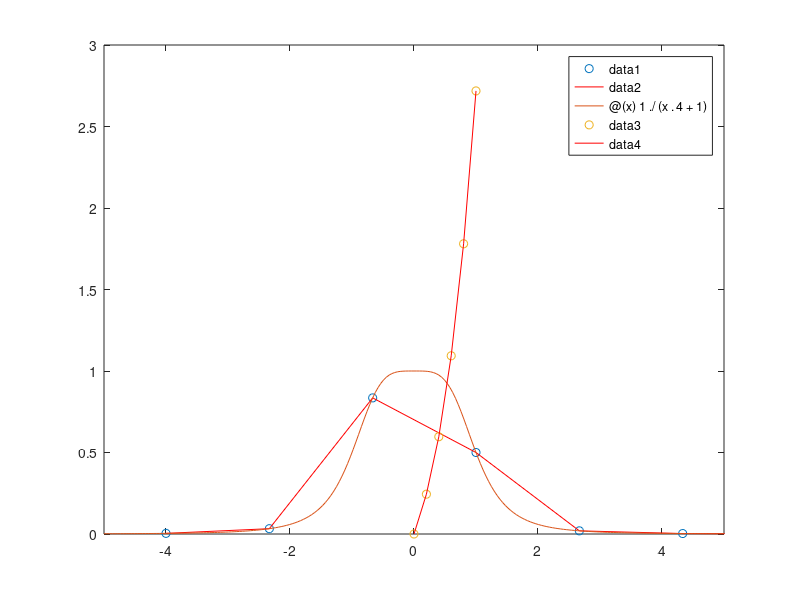
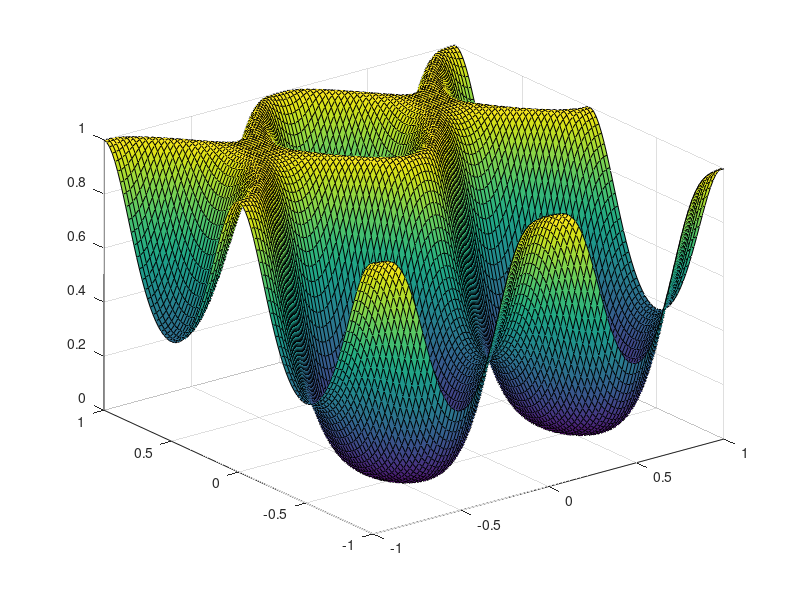
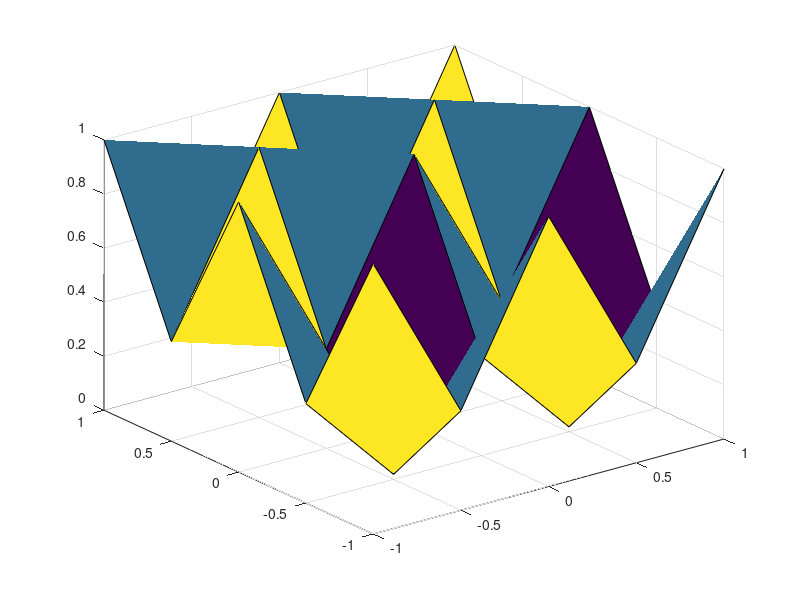
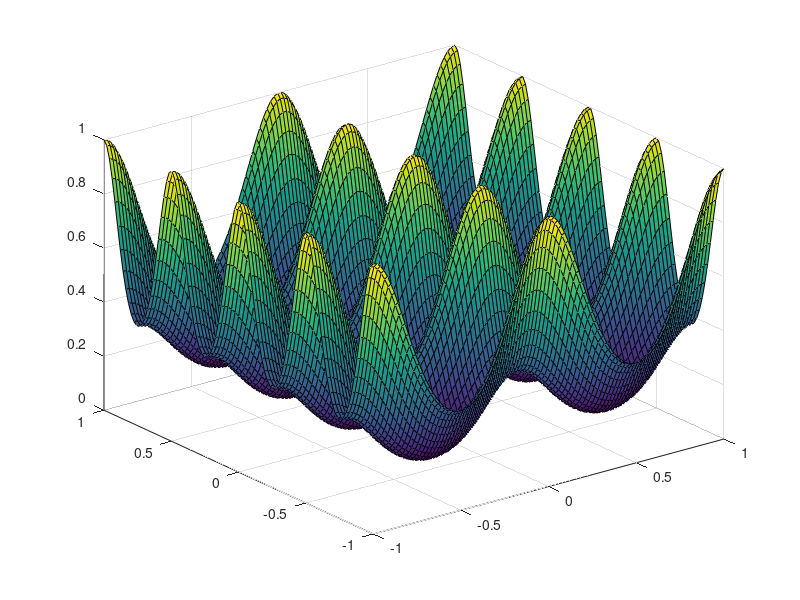

Here is the MATLAB script that generated these plots, in order: (Note: this script raises an error after producing the figures.)
%%
clear all
clc
close all

n=256;
alfa=2;
x=alfa*ones(1,n);
c1=ones(1,n-1);
A=diag(x)+diag(c1,1)+diag(c1,-1);
A(1,n)=0.01;
A(n,1)=0.01;

x=ones(1,n)';
b=A*x;
pcg(A,b,1.0e-06,n)

L=ichol(sparse(A));
P = L * L';
pcg(sparse(A), b, 1e-6, n, P)
%%
clear all
clc
close all

A=[-1,-4,-8;2,6,-8;-9,4,-9];
b=[-10;-2;3];
x0=zeros(1,3)';
D=diag(diag(A));
C=A-D;
B=-inv(D)*C;
rho=max(abs(eigs(B)));
for k=1:9
    x=D\(b-C*x0);
    x0=x;
end
x
%%
clear all
clc
close all

f = @(x) x^4*cos(pi*x);
df = @(x) 4*x^3*cos(pi*x) - pi*x^4*sin(pi*x);
x0 = 2;
for k=1:6
    x=x0-f(x0)/df(x0);
    x0=x;
end
x0

%%
clear all
clc
close all

f = @(x) 1/(x^2+sin(x)+1);
x0 = 0;
for k=1:100
    x=f(x0);
    e(k)=abs(x-x0);
    x0=x;
end
abs(e(10))/abs(e(9))
p=log(e(2:end))./log(e(1:end-1));
p'

%%
clear all
clc
close all

f = @(x) exp(-x^2/3);
x0=1;
for k=1:5
    x=f(x0);
    x0=x;
end
x0;

%%
clear all
clc
close all

f = @(x) log(x)-2;
df = @(x) 1/x;
x0=3;
for k=1:5
    x=x0-f(x0)/df(x0);
    x0=x;
end
x0

%%
clear all
clc
close all

f = @(x) x^3-2;
a=-1;
b=3;
fa=f(a);
fb=f(b);
x=(a+b)/2;
fx=f(x);
for k=1:3
    if fa*fx<0
        b=x;
    else
        a=x;
        fa=fx;
    end
    x=(a+b)/2;
    fx=f(x);
end
a
b

%%
clear all
clc
close all

f = @(x) x^4+4*x;
a=-1;
b=2;
x0=2;
x1=1;
for k=1:4
    x=x1-f(x1)*(x1-x0)/(f(x1)-f(x0));
    x0=x1;
    x1=x;
end
x

%%
clear all
clc
close all

f = @(x) (1/3)*x^3+3*x+2*sin(x)+pi;
a=-1;
b=0;
x=(a+b)/2;
fa=f(a);
fx=f(x);
for k=1:12
    if fa*fx<0
        b=x;
    else
        a=x;
        fa=fx;
    end
    x=(a+b)/2;
    fx=f(x);
end
x

%%
clear all
clc
close all

f = @(x) x^4+4*x;
df = @(x) 4*x^3+4;
a=-1;
b=4;
x0=2;
for k=1:5
    x=x0-f(x0)/df(x0);
    x0=x;
end
x0

%%
clear all
clc
close all

f = @(x) exp(-x+2);
a=3;
b=8;
m=98;
h=(b-a)/(2*m);
x=linspace(a,b,2*m+1);
y=f(x);
I=h/3*(y(1)+4*sum(y(2:2:2*m))+2*sum(y(3:2:2*m-1))+y(2*m+1))

%%
clear all
clc
close all

f = @(x) 1./(x.^4+1);
a=-4;
b=6;
x=linspace(a,b,7);
c=polyfit(x,f(x),6);
z=polyval(c,x);
plot(x,f(x), 'o', x, z, 'r')
hold on
fplot(f)

%%
clear all
clc
close all

f = @(x) x.*exp(x);
x=linspace(0,1,6)
c=polyfit(x,f(x),5);
z=polyval(c,x);
f(0.7)-polyval(c,0.7)
f(0.9)-polyval(c,0.9)
plot(x,z,'o',x,f(x),'r')

%%
clear all
clc
close all

x=[0.0,0.2,0.5,0.8,1.0];
f = @(x) (sqrt(x)-x.^2)./(x+1);
spline(x,f(x),0.43)

%%
clear all
clc
close all

x=[0,6,14];
y=[20,67,68];
polyval(polyfit(x,y,2),12)

%%
clear all
clc
close all
% n grado 5
% n+1 = nodi 6
f = @(x) exp(-1./x);
a=1;
b=2;
x=-cos(pi.*(2.*(0:5)+1)/12);
z=(b-a)/2.*x+(b+a)/2;
polyfit(z,f(z),5)

%%
clear all
clc
close all

x=[1,5,10];
y=[2,4,1];
spline(x,y,log(1.3))

%%
clear all
clc
close all

x=[-5,4,5,11];
y=[6,2,4,10];
y0=10;
yn=4;
spline(x,[y0 y yn],sqrt(1.8))

%%
clear all
clc
close all

f = @(x) cos(x);
x=linspace(0,pi,3);
polyval(polyfit(x,f(x),2),pi/2)

%%
clear all
clc
close all

f = @(x,y) sin(pi.*x).*sin(2*pi.*y);
n=6;
x = linspace(-1,1,n);
y=x;
[X,Y]=meshgrid(x,y);
fXY=f(X,Y);
Z_bilinear=interp2(X,Y,fXY,0.7,0.3,'linear');
Z_spline=interp2(X,Y,fXY,0.7,0.3,'spline');
abs(Z_bilinear-Z_spline)

%%
clear all
clc
close all

f=@(x,y) exp(-((sin(pi.*x)).^2-sin(pi.*y)).^2);
n=5;
x=linspace(-1,1);
y=x;
[X,Y]=meshgrid(x,y);
fXY=f(X,Y);
figure('name', 'Originale')
surf(X,Y,f(X,Y))
hold on
x=linspace(-1,1,n);
y=x;
[X,Y]=meshgrid(x,y);
fXY=f(X,Y);
figure();
Z=interp2(X,Y,fXY,X,Y,'linear');
surf(X,Y,Z)

%%
clear all
clc
close all

f = @(x,y) sin(pi.*x).*sin(2*pi.*y);
x=linspace(-1,1,6);
y=x;
[X,Y]=meshgrid(x,y);
x2=linspace(-1,1);
y2=x2;
[X2,Y2]=meshgrid(x2,y2);
Z=interp2(X,Y,f(X,Y),X2,Y2,'spline');
max(Z(:))

%%
clear all
clc
close all

f=@(x,y) exp(-sin(pi.*x).^2-sin(2*pi.*y).^2);
n=11;
x=linspace(-1,1);
y=x;
[X,Y]=meshgrid(x,y);
fXY=f(X,Y);
figure('name', 'Originale')
surf(X,Y,f(X,Y))
hold on
x=linspace(-1,1,n);
y=x;
[X,Y]=meshgrid(x,y);
fXY=f(X,Y);
figure();
Z=interp2(X,Y,fXY,X,Y,'linear');
surf(X,Y,Z)

%%
clear all
clc
close all

x0 = [1,1,1,1,1];

[x,fx,exit,output]=fmincon(@objfun, x0, [], [], [], [], [], [], @constr)

% function f = objfun(x)
%     f = abs(x(1))+abs(x(2))+abs(x(3))+abs(x(4))+abs(x(5));
% end
% 
% function [c, ceq] = constr(x)
%     c = [x(1)+x(3)-2, x(2)-x(4)-1];
%     ceq=[];
% end
%%
clear all
clc
close all

x0 = [-1,0];

[x,fx,exit,output]=fmincon(@objfun, x0, [], [], [], [], [], [], @constr)

% function f = objfun(x)
%     f = (x(1)-2).^2+x(2).^2+sin(pi*x(1));
% end
% 
% function [c, ceq] = constr(x)
%     c = x(1)+x(2).^2;
%     ceq=[];
% end
%%
clear all
clc
close all

x0 = -1;
f = @(x) exp(-(1./(1+x.^2)));
df = @(x) (2*exp(-1/(1+x.^2)).*x)./((1+x.^2).^2);
dff = @(x) (exp(-1./(1+x.^2)).*(2-6.*x.^4))./((1+x.^2).^4);
kmax=300;
for k=1:kmax
    x=x0-df(x0)/dff(x0);
    if abs(x-x0)<=1.0e-07
        break
    end
    x0=x;
end
x0
%%
clear all
clc
close all

x0 = [0,0];

[x,fx,exit,output]=fminunc(@objfun, x0)

% function f = objfun(x)
%     f = x(1).^2+(x(2)-1).^2+sin(pi.*x(1))+sin(pi.*x(2));
% end
% 
% function [c, ceq] = constr(x)
%     c = [x(1)+x(3)-2, x(2)-x(4)-1];
%     ceq=[];
% end
%%
clear all
clc
close all
f= @(x,y,z) x^2+4*y^2-x*y+5*z^2+x+y-z;
A=[2 -1 0; -1 8 0; 0 0 10];
b=[-1;-1;1];
x0=[0;1;0];
[x,k]=gradiente(A,b,x0,100,1.0e-07)
f(x(1),x(2),x(3))
%%
clear all
clc
close all

x0 = [5;2];
f = @(x,y) 10.*sin(x+y)+(x-3).^2+(y-2).^2-5;
df = @(x,y) [10.*cos(x+y)+2.*(x-3); 10.*cos(x+y)+2.*(y-2)];
dff = @(x,y) [-10.*sin(x+y)+2, -10.*sin(x+y); -10.*sin(x+y), -10.*sin(x+y)+2];
kmax=1000;
for k=1:kmax
    x=x0-dff(x0(1),x0(2))\df(x0(1),x0(2));
    if norm(x-x0)/norm(x)<=1.0e-07
        break
    end
    x0=x;
end
x0, k

%%
clear all
close all
clc

f = @(x) -sin(x)-12.*x.^3;
df = @(x) cos(x)-3.*x.^4+5;
y0 = 6;
h = 0.05;
x0 = 0;
N = 8;
xN = h*N + x0;
x = linspace(x0,xN,N+1);
y = zeros(1,N+1);
y(1) = y0;
for n=1:N
    y(n+1)=y(n)+h*f(x(n));
end
y(N+1)

%%
clear all
clc
close all

x0 = 0;
y0 = 3*pi;
xN = 6;
h = 0.01;
N = (xN-x0)/h;
f = @(x,y) y+5.*x;
x=linspace(x0,xN,N+1);
y=zeros(1,N+1);
y(1)=y0;
for n = 1:N
    y(n+1) = (y(n)+5*h.*x(n+1))/(1-h);
end
y(N)

%%
clear all
close all

f = @(x,y) [y(2); y(1)] ;
x=[0 2];
y=[sqrt(2) 0];
[m,n]=ode45(f,x,y);
n(end,1)

%%
clear all
clc
close all

f = @(x,y) -y+5.*x+2;
y0=3;
x0=0;
y=@(x)5.*x-3+6.*exp(-x);
h=0.15;
N=6;
xN=N*h+x0;
x=linspace(x0,xN,N+1);
y=zeros(1,N+1);
y(1)=y0;
for n=1:N
    K1=f(x(n),y(n));
    K2=f(x(n+1),y(n)+h*K1);
    y(n+1)=y(n)+h/2*(K1+K2);
end
y(N+1)

%%
clear all
clc
close all

f = @(x,y) -y.^2+x;
x0=0;
y0=sqrt(2);
xN=13;
[x,k]=ode45(f, [x0 xN], y0);
k(end,1)

%%
clear all
clc
close all

f = @(x,z) [z(2); 2.*z(2)-z(1)];
x0=0;
xN=1;
y0=[1;1];
N=100;
h=1/100;
x=linspace(0,1,N+1);
y=zeros(2,N+1);
y(:,1)=y0;
for n=1:N
    y(:,n+1)=y(:,n)+h*f(x(n),y(:,n));
end
err=abs(exp(1)-y(:,N+1))

%%
clear all
clc
close all

f = @(x,y) 6.*x.*y-4;
x0=0;
y0=4;
h=0.02;
N=9;
xN=h*N+x0;
x=linspace(x0,xN,N+1);
y=zeros(1,N+1);
y(1)=y0;
for n = 1:N
    y(n+1)=(y(n)-4*h)./(1-6*h.*x(n+1));
end
y(N+1)

%%
clear all
clc
close all

f = @(x,y) y.^2+x;
x0=0;
y0=pi;
xN=10;
h=0.1;
N=(xN-x0)/h;
x=linspace(x0,xN,N+1);
y=zeros(1,N+1);
y(1)=y0;
for n = 1:N
    y(n+1)=y(n)+h*f(x(n),y(n))
end
y(N+1)
    
%%
clear all
clc
close all

f=@(x,y) [y(2); 3*y(2)];
x0=0;
y0=[0;2];
xN=1;
N=100;
h=(xN-x0)/N;
x=linspace(x0,xN,N+1);
y=zeros(2,N+1);
y(:,1)=y0;
for n = 1:N
    y(:,n+1)=y(:,n)+h.*f(x(n),y(:,n));
end
sol = abs(2/3*(exp(3)-1) - y(1,end))

%%
clear all
clc
close all

f = @(x,y) [y(2); y(2)-2.*y(1)-x.^3];
x0=0;
y0=[0;5];
xN=5;
h=0.1;
N=(xN-x0)/h;
x=linspace(x0,xN,N+1);
y=zeros(2,N+1);
y(:,1)=y0;
for n=1:N
    K1=f(x(n),y(:,n));
    K2=f(x(n+1),y(:,n)+h*K1);
    y(:,n+1)=y(:,n)+h/2*(K1+K2);
end
y(:,N+1)

%%
clear all
clc
close all

f=@(x) x.^3-x;
h=0.2;
xN=2.1;

df=@(x) (f(xN+h)-f(xN-h))/(2*h);
df(xN);


f=@(x) x.^2+3.*x-1;
h=0.6;
xN=1.5;

df=@(x) (f(xN+h)-f(xN))/(h);
df(xN);

f=@(x) x.^3+1;
h=0.4;
xN=2.3;

df=@(x) (f(xN)-f(xN-h))/(h);
df(xN)

%%
clear all
close all
clc

N=100;
x0=1;
xN=2;
h=1/100;
alfa=0;
beta=0;
x=linspace(x0,xN,N+1);
A = diag(1/h^2*ones(1,N-1),0) + diag(-1/(2*h^2)*ones(1,N-2),1) + diag(-1/(2*h^2)*ones(1,N-2),-1);
f=@(x) log(3.*x.^2+x);
F=f(x(1:N-1))';
U=A\F;
max(U)

%%
clear all
close all
clc

N=1000;
x0=-2;
xN=2;
h=4/1000;
x=linspace(x0,xN,N+1);
A = diag(6/h^2*ones(1,N-1),0) + diag(-3/(h^2)*ones(1,N-2),1) + diag(-3/(h^2)*ones(1,N-2),-1);
f=@(x) exp(sin(x));
F=f(x(1:N-1))';
F(1)=F(1)+3/h^2;
F(N-1)=F(N-1)+6/h^2;
U=A\F;
max(U)

%%
clear all
close all
clc

N=1000;
x0=0;
xN=pi;
h=pi/1000;
x=linspace(x0,xN,N+1);
A=diag(1/(h^2)*ones(1,N-1),0)+diag(-1/(2*h^2)*ones(1,N-2),1)+diag(-1/(2*h^2)*ones(1,N-2),-1);
A(1,1)=1/(2*h^2);
f=@(x) x-3.*cos(x);
F=f(x(1:N-1))';
F(N-1)=F(N-1)+1/(2*h^2);
U=A\F;
max(U)

%%
clear all
clc
close all

x0=0;
xN=2*pi;
N=10;
if N<11 && N>0
h=2*pi/N;
x=linspace(x0,xN,N+1);
d=-2/h^2*ones(1,N);
c=1/h^2*ones(1,N-1);
A=diag(d)+diag(c,1)+diag(c,-1);
A(N,N-1)=2/h^2;
f=@(x) -sin(x);
F=f(x(2:N+1))';
F(N)=F(N)-2/h;
U=A\F
end

%%
clc
clear all
close all

b=1;
for n=1:74
    a=b*(n^((-1)^(n+1)));
    b=a;
end
a
 
%%
clear all
clc
close all

A=[-2,7,0;7,6,3;-4,7,9];
b=[-1,-9,8];
D=diag(diag(A));
C=A-D;
B=-inv(D)*C;
max(abs(eigs(B)))

%%
clear all
clc
close all

a1=2;
b1=0.01;
n=256;
A=diag(a1*ones(1,n))+diag(ones(1,n-1),-1)+diag(ones(1,n-1),1);
A(1,n)=0.01;
A(n,1)=0.01;
x0=ones(1,n)';
b=A*x0;
L=ichol(sparse(A));
pcg(A,b,[],[],L,L');
pcg(A,b);

%%
clear all
clc
close all

A=[6,1,6;-4,-2,-3;4,-9,2];
b=[5;-8;-8];
x0=[0,0,0]';
D=diag(diag(A));
C=A-D;
for k=1:8
    x=D\(b-C*x0);
    x0=x;
end
x0

%%
clear all
clc
close all

n=256;
alfa=2;
d=alfa*ones(1,n);
f=-1*ones(1,n-1);
A=diag(d)+diag(f,1)+diag(f,-1);
x0=ones(1,n)';
b=A*x0;
pcg(A,b,1.0e-06,n)

%%
clear all
close all
clc

f=@(x) x^3+3*x+sin(pi*x);
df=@(x) 3*x^2+3+pi*cos(pi*x);
a=-2;
b=3;
x0=2;
kmax=5;
for k=1:kmax
    x=x0-f(x0)/df(x0);
    x0=x;
end
x0

%%
clear all
close all
clc

f=@(x) x^3*sin(x);
df=@(x) 3*x^2*sin(x)+x^3*cos(x);
x0=2;
kmax=4;
for k=1:kmax
    x=x0-f(x0)/df(x0);
    x0=x;
end
x0

%%
clear all
close all
clc

f=@(x) exp(-x^2/3);
x0=1;
for k=1:5
    x=f(x0);
    x0=x;
end
x0

%%
clear all
clc
close all
f=@(x) x^4+2*x^3-4*x-8;
a=0;
b=4;
x=(a+b)/2;
fa=f(a);
fx=f(x);
for k=1:6
    if fa*fx<0
        b=x;
    else
        a=x;
    end
    x=(a+b)/2;
    fa=f(a);
    fx=f(x);
end
x

%%
clear all
clc
close all

f=@(x) 1/(x^2+sin(x)+1);
x0=0;
for k=1:20
    x=f(x0);
    e(k)=abs(x-x0);
    x0=x;
end
e(10)/e(9)
p=log(e(2:end))./log(e(1:end-1));
p'

%%
clear all
close all
clc

f=@(x) x^3+sin(x);
x0=-2;
x1=1;
N=3;
for k=1:N
    x=x1-f(x1)*(x1-x0)/(f(x1)-f(x0));
    x0=x1;
    x1=x;
end
x1

%%
clear all
clc
close all

f=@(x) log(x)-1;
df=@(x) 1/x;
x0=3;
for k=1:4
    x=x0-f(x0)/df(x0);
    x0=x;
end
x0
    
%%
clear all
close all
clc

f=@(x) (x(1)-2).^2+x(2).^2+sin(pi.*x(1));
x0=[0;0];
fminunc(f,x0)

%%
clear all
clc
close all

f=@(x) abs(x(1)-1)+abs(x(2)+2)-1;
g=@(x,y) abs(x-1)+abs(y+2)-1;
x0=[1;1];
[x,y,exit,output] = fmincon(f,x0,[-1 1],-2);
output
x
y
[X,Y]=meshgrid(linspace(-3,3),linspace(-3,3));
surf(X,Y,g(X,Y))
hold on
plot3(1,-2,g(1,-2),'or')

%%
clear all
clc
close all

f=@(x) x(1).^2+(x(2)-1).^2+sin(pi.*x(1))+sin(pi.*x(2));
x0=[4,4];
[x,y,exit,output] = fmincon(f,x0,[],[],[],[],[0,-Inf],[Inf,0],@costraint);
x,y,output
% function [c,ceq] = costraint(x)
%     c = x(1).*x(2)+1;
%     ceq= [] ;
% end

%%
clear all
clc
close all

f=@(x) exp(-1/(1+x.^2));
x0=-1;
[x,y,exit,output]=fminunc(f,x0);
x,y,output

%%
clear all
clc
close all

f=@(x) 10.*sin(x(1)+x(2))+(x(1)-3).^2+(x(2)-2).^2-5;
x0=[0;0];
[x,y,exit,output]=fminunc(f,x0);
x,y,output
g=@(x,y) 10.*sin(x+y)+(x-3).^2+(y-2).^2-5;
[X,Y]=meshgrid(linspace(-3,3),linspace(-3,3));
surf(X,Y,g(X,Y))
hold on
plot3(0.0323,-0.9677,g(0.0323,-0.9677),'or')

%%
clear all
clc
close all

f=@(x) x(1).^2+4.*x(2).^2-x(1).*x(2)+5.*x(3).^2+x(1)+x(2)-x(3);
x0=[0;1;0];
[x,y,exit,output] = fminunc(f,x0);
x,y,output

%%
clear all
clc
close all

x=[-1,1,7,9,19];
y=[4,3,10,10,9];
spline(x,y,log(0.9))

%%
clear all
clc
close all

f=@(x) x.^2+sin(x.^3);
N=5;
x=linspace(0,1,N);
c=polyfit(x,f(x),N-1);
a=polyval(c,0.3);
b=polyval(c,0.5);

abs(f(0.3)-a)
abs(f(0.5)-b)


%%
clear all
clc
close all
    
N=6;
x=linspace(0,1,N);
f=@(x) (sin(x)-(x+1).^2)./(sqrt(x)-2);
c=spline(x,f(x),0.6)


%%
clear all
clc
close all
    
x=[4,6,8,9];
y=[6,4,5,9];
spline(x,[8 y 5], exp(0.4))

%%
clear all
close all
clc

t=[0,10,14,22,28];
v=[42,43,38,61,50];
c=polyfit(t,v,4);
z=polyval(c,24)

%%
clear all
clc
close all
    
f=@(x) cos(x);
N=3;
x=linspace(0,2*pi,N);
c=polyfit(x,f(x),N-1);
z=polyval(c,pi/2)

%%
clear all
clc
close all
    
f=@(x) sin(x);
N=5;
x=linspace(0,pi,N);
c=polyfit(x,f(x),N-1);
z=polyval(c,pi/8)

%%
clear all
clc
close all

x=[2,9,15,20];
y=[8,10,5,9];
c=polyfit(x,y,3);
z=polyval(c,exp(0.5))

%%
clear all
clc
close all

f=@(x,y) exp(-(sin(2*pi.*x)).^2-(sin(2*pi.*y)).^2);
x=linspace(-1,1);
[X,Y]=meshgrid(x,x);
figure(1)
surf(X,Y,f(X,Y))
n=7;
x=linspace(-1,1,n);
[X2,Y2]=meshgrid(x,x);
Z=interp2(X2,Y2,f(X2,Y2),X,Y,'bilinear');
figure(2)
surf(X,Y,Z)

%%
clear all
clc
close all

f=@(x,y) exp(-(sin(pi.*x)).^2-(sin(pi.*y)).^2);
x=linspace(-1,1);
[X,Y]=meshgrid(x,x);
figure(1)
surf(X,Y,f(X,Y))
n=21;
x=linspace(-1,1,n);
[X2,Y2]=meshgrid(x,x);
Z=interp2(X2,Y2,f(X2,Y2),X,Y,'bilinear');
figure(2)
surf(X,Y,Z)

%%
clear all
clc
close all

f=@(x,y) sin(pi.*x).*sin(2*pi.*y);
x=linspace(-1,1);
[X,Y]=meshgrid(x,x);
figure(1)
surf(X,Y,f(X,Y))
n=6;
x=linspace(-1,1,n);
[X2,Y2]=meshgrid(x,x);
Z=interp2(X2,Y2,f(X2,Y2),X,Y,'spline');
max(Z(:))

%%
clear all
clc
close all

f=@(x,y) sin(pi.*x).*sin(2*pi.*y);
x=linspace(-1,1);
[X,Y]=meshgrid(x,x);
% figure(1)
% surf(X,Y,f(X,Y))
n=6;
x=linspace(-1,1,n);
[X2,Y2]=meshgrid(x,x);
Z=interp2(X2,Y2,f(X2,Y2),0.7,0.3,'bilinear');
Z2=interp2(X2,Y2,f(X2,Y2),0.7,0.3,'spline');
abs(Z-Z2)

%%
clear all
clc
close all

N=12;
x0=-8;
xN=5;
h=(xN-x0)/(2*N);
x=linspace(x0,xN,2*N+1);
f=@(x) cos(3*x+3)-4*x;
y=f(x);
I=h/3*(y(1)+4*sum(y(2:2:2*N))+2*sum(y(3:2:2*N-1))+y(2*N+1))

%%
clear all
clc
close all

f=@(x) exp(-x.^2);
x0=-1;
xN=1;
N=12;
h=(xN-x0)/N;
x=linspace(x0,xN,N+1);
y=f(x);
I=h/2*(y(1)+2*sum(y(2:N))+y(N+1))

%%
clear all
clc
close all

f=@(x) 3*exp(-x);
x0=2;
xN=4;
N=50;
h=(xN-x0)/N;
x=linspace(x0,xN,N+1);
y=f(x);
I=h/2*(y(1)+2*sum(y(2:N))+y(N+1))

%%
clear all
close all
clc

f=@(x,y) cos(x.^2)./y.^2;
x=linspace(-pi,pi,6);
y=linspace(1,3,10);
[X,Y]=meshgrid(x,y);
[Xtot,Ytot]=meshgrid(linspace(-pi,pi),linspace(1,3));
Z1=interp2(X,Y,f(X,Y),Xtot,Ytot,'spline');
Z2=interp2(X,Y,f(X,Y),Xtot,Ytot,'linear');
max(max(abs(Z1-Z2)))

%%
clear all
clc
close all

h=0.05;
f=@(x)x.^2.*exp(-x.^2+1);
df=@(x)2.*x.*exp(-x.^2+1)-2.*x.^3.*exp(-x.^2+1);
((f(2+h)-f(2))/h-df(2))/(df(2))

%%
clear all
clc
close all

N=16;
xN=2;
x0=0;
h=(xN-x0)/N;
x=linspace(x0,xN,N+1);
d=(2/h^2)*ones(1,N-1);
c1=(-1/h^2-10/h)*ones(1,N-2);
c2=(-1/h^2+10/h)*ones(1,N-2);
A=diag(d)+diag(c1,-1)+diag(c2,1);
u=@(x) 2./(exp(40)-1).*(exp(20.*x)-1);
F=zeros(1,N-1)';
F(N-1)=2/h^2-20/h;
U=A\F;
U=[0;U;2];
u=u(x)';
max(abs(u-U))

%%
clear all
clc
close all

f=@(x) (pi/2-x).^5.*cos(x)-10.*x;
a=0;
b=pi/2;
N=9;
h=(b-a)/N;
x=(a+b)/2;
fa=f(a);
fx=f(x);
for k=1:9
    if fa*fx<0
        b=x;
    else
        a=x;
    end
    x=(a+b)/2;
    fa=f(a);
    fx=f(x);
end
(a+b)/2

%%
clear all
clc
close all

x0=0;
xN=5;
N=100;
x=[0,1,2,3,4,5];
y=[1.2,2.3,1.9,2.1,0.8,3.3];
x0=linspace(x0,xN,N+1);
s=spline(x,y,x0);
h=(xN-x0)/N;
I=h/2*(s(1)+2*sum(s(2:N))+s(N+1))

%%
clear all
clc
close all

a=[2,1];
b=[4,2];
f=@(x,y) 3*atan((x-a(1)).^2+(y-a(2)).^2)+2*atan((x-b(1)).^2+(y-b(2)).^2);
x=linspace(0,5);
y=x;
[X,Y]=meshgrid(x,y);
surf(X,Y,f(X,Y))
hold on
plot3(1.86,0.92,f(1.86,0.92),'or')

%%
clear all
clc
close all

x0=0;
xN=4;
h=0.25;
N=(xN-x0)/h;
x0=linspace(x0,xN,N+1);
f=@(x,y) [ (2-2.*y(2)).*y(1); (y(1)-1).*y(2) ];
y0 = [0.25,0.25];
[t23,y23]=ode23(f, x0, y0);
[t45,y45]=ode45(f, x0, y0);
format long e
max(y45(:,1))
max(y23(:,1))
max(y45(:,2))
max(y23(:,2))
max(abs(y23(:,1)-y45(:,1)))
max(abs(y23(:,2)-y45(:,2)))


%%
clear all
clc
close all

A=diag(3*ones(1,8))+diag(-1*ones(1,6),2)+diag(-1*ones(1,4),4)+diag(-1*ones(1,2),6);
A=A+A';
b=ones(8,1);
x0=0;

D=tril(A);
C=A-D;
for k=1:200
    x=D\(b-C*x0);
    if (norm(x-x0)/norm(x)<1.0e-12)
        break;
    end
    x0=x;
end
k

%%
clear all
clc
close all

F = @(x) [x(1).^2+x(2).^2-1;
x(2).^2+x(3).^2-1;
x(3).^2+x(4).^2-1;
x(1)+x(2)-1;
x(2)+x(3)-1;
x(3)+x(4)-1];
for a = [5, 10]
fprintf('ITERAZIONE per a = %d', a);
x0 = a * ones(1, 4);
lsqnonlin(F, x0)
end

%%
clear all
clc
close all

f = @(t, y) [y(2); y(3); -5*y(3)-8*y(2)-4*y(1)+t^2+t+1];
t0 = 1;
tN = 6;
N = 38;
h = (tN -t0)/N;
t = linspace(t0, tN, N+1);
y0 = [3, 4, 5];
y = zeros(3, N+1);
y(:, 1) = y0;
for n = 1:N
y(:,n+1) = y(:,n) + h*f(t(n), y(:,n));
end
y

%%
clear all
clc
close all

f = @(x) exp(-x.^2);
a = -1;
b = 1;
I = integral(f, a, b);
for N = [4, 8, 16, 32]
x = linspace(a, b, N+1);
y = f(x);
h = (b -a)/N;
I_N = h/2 * (y(1) + 2*(sum(y(2:N))) + y(end));
N = 2*N;
x = linspace(a, b, N+1);
y = f(x);
h = (b -a)/(N);
I_2N = h/2 * (y(1) + 2*(sum(y(2:N))) + y(end));
abs(I_2N -I)/abs(I_N -I)
end

%%
clear all
clc
close all

F = @(x) [x(1).^2+x(2).^2-1;
x(2).^2+x(3).^2-1;
x(3).^2+x(4).^2-1;
x(1)+x(2);
x(2)+x(3);
x(3)+x(4)];
x0=4*ones(1,4);
lsqnonlin(F, x0)

%%
clc
close all
clear all

f=@(t,x)[x(2); 3*x(2)-10*x(1)+t];
y0=[pi;1];
t0=0;
tN=9;
h=0.05;
N=9/0.05;
x=linspace(t0,tN,N+1);
y=zeros(2,N+1);
y(:,1)=y0;
for n=1:N
    K1=f(x(n),y(:,n));
    K2=f(x(n+1),y(:,n)+h*K1);
    y(:,n+1)=y(:,n)+h/2*(K1+K2)
end
max(y(1,end))
    
%%
clear all
clc
close all

f=@(x,y) y-2*x+3;
x0=0;
y0=1;
N=5;
h=0.1;
xN=h*N+x0;
x=linspace(x0,xN,N+1);
y=zeros(1,N+1);
y(1)=y0;
for n=1:N
    K1=f(x(n),y(n));
    K2=f(x(n+1),y(n)+h*K1);
    y(n+1)=y(n)+h/2*(K1+K2);
end
y(end)
    
%%
clear all
clc
close all

f=@(x,y) -y+x.^2;
y0=sqrt(2);
x=20;
[x,y]=ode45(f,[0 20],sqrt(2));
x,y

%%
clear all
clc
close all

f=@(x,y)[y(2);3*y(2)-2*y(1)];
y0=[0;2];
N=100;
x0=0;
xN=1;
x=linspace(x0,xN,N+1);
h=1/N;
y=zeros(2,N+1);
y(:,1)=y0;
for n=1:N
    y(:,n+1)=y(:,n)+h*f(x(n),y(:,n));
end
y(1,end)
abs(2*exp(2)-2*exp(1)-y(1,end))

%%
clear all
clc
close all

f=@(x,y)[y(2);2.*y(2)-y(1)-x.^2];
y0=[pi;5];
x0=0;
xN=10;
h=0.1;
N=(xN-x0)/h;
x=linspace(x0,xN,N+1);
y=zeros(2,N+1);
y(:,1)=y0;
for n=1:N
    K1=f(x(n),y(:,n));
    K2=f(x(n+1),y(:,n)+h*K1);
    y(:,n+1)=y(:,n)+h/2*(K1+K2);
end
y(:,end)

%%
clear all
clc
close all

x0=-1;
xN=1;
N=1000;
h=(xN-x0)/N;
A=diag(6/h^2*ones(1,N-1))+diag(-3/h^2*ones(1,N-2),-1)+diag(-3/h^2*ones(1,N-2),1);
f=@(x)exp(pi*x);
x=linspace(x0,xN,N+1);
F=f(x(2:end-1))';
U=A\F;
max(U)

%%
clear all
clc
close all

f=@(x) sin(x);
x0=0;
xN=3;
N=100;
h=(xN-x0)/N;
A=diag(8/h^2*ones(1,N-1))+diag(-4/h^2*ones(1,N-2),-1)+diag(-4/h^2*ones(1,N-2),1);
x=linspace(x0,xN,N+1);
F=f(x(2:end-1))';
F(1)=F(1)+2/h^2;
F(N-1)=F(N-1)+4/(3*h^2);
U=A\F;
max(U)

%% DIFF FINITE - DERIVATA IN UN PUNTO CON DIFF FINITE
% 
clear all
close all
clc

x0=0;
xN=pi;
N=1000;
h=(xN-x0)/N;
A=diag(-6/h^2*ones(1,N-2),-1)+diag(12/h^2*ones(1,N-1))+diag(-6/h^2*ones(1,N-2),1);
A(1,1)=6/h^2;
x=linspace(x0,xN,N+1);
f=@(x)cos(x-log(x+2));
F=f(x(2:end-1))';
F(1)=F(1)-1/h;
F(end)=F(end)-6/h^2;
U=A\F;
max(U)

%%
clear all
close all
clc

x0=0;
xN=2*pi;
N=10;
h=(xN-x0)/N;
f=@(x) -sin(x);
A=diag((-2/h^2)*ones(1,N))+diag((1/h^2)*ones(1,N-1),-1)+diag((1/h^2)*ones(1,N-1),1);
A(end,end-1)=2/h^2;
A
x=linspace(x0,xN,N+1);
F=f(x(2:N+1))';
F(end)=F(end)-2/h;
U=A\F;

%%
clear all
clc
close all

N=100;
x0=0;
xN=1;
h=(xN-x0)/N;
A=diag((1/(5*h^2)+1/h)*ones(1,N-1))+diag((-1/(10*h^2)-1/h)*ones(1,N-2),-1)+diag((-1/(10*h^2))*ones(1,N-2),1);
x=linspace(x0,xN,N+1);
F=ones(1,N-1)';
U=A\F;
max(U)

%%
clear all
clc
close all

N=100;
x0=0;
xN=1;
h=(xN-x0)/N;
x=linspace(x0,xN,N+1);
A=diag((10/h^2)*ones(1,N-1))+diag((-5/h^2)*ones(1,N-2),-1)+diag((-5/h^2)*ones(1,N-2),1);
f=@(x)log(3*x.^2+2);
F=f(x(2:end-1))';
U=A\F;
max(U)

%%
clear all
clc
close all

N=10;
x0=0;
xN=3;
h=(xN-x0)/N;
d=1/h^2*ones(N-1,1);
A=spdiags([-2*d 4*d -2*d], -1:1, N-1, N-1);
f=@(x)x.^(2/3);
x=linspace(x0,xN,N+1);
F=f(x(2:end-1))';
F(1)=F(1)+2/h^2;
F(end)=F(end)+4/h^2;
U=A\F;
max(U)

%%
clear all
clc
close all

x0=0;
xN=pi;
N=1000;
h=(xN-x0)/N;
x=linspace(x0,xN,N+1);
d=1/h^2*ones(N,1);
A=spdiags([-2*d 4*d -2*d], -1:1, N, N);
A(end,end-1)=-4/h^2;
f=@(x) sin(x+cos(x));
F=f(x(2:end))';
F(1)=F(1)+2/h^2;
F(end)=F(end)-2/h;
U=A\F;
max(U)


%%
clear all
clc
close all

x0=0;
xN=2*pi;
N=10;
h=(xN-x0)/N;
x=linspace(x0,xN,N+1);
d=1/h^2*ones(N,1);
A=spdiags([d -2*d d], -1:1, N, N);
A(end,end-1)=2/h^2;
f=@(x) cos(x);
F=f(x(2:end))';
F(1)=F(1)+1/h^2;
U=A\F


%%
clear all
clc
close all

x0=0;
xN=1;
N=100;
h=(xN-x0)/N;
x=linspace(x0,xN,N+1);
d=ones(N-1,1);
A=spdiags([(-1/(1000*h^2)-1/h)*d (2/(1000*h^2)+1/h)*d (-1/(1000*h^2))*d], -1:1, N-1, N-1);
F=ones(N-1,1);
U=A\F;
max(U)

%%
clear all
clc
close all

N=1000;
x0=0;
xN=2;
h=(xN-x0)/N;
f=@(x) abs(cos(pi*x));
x=linspace(x0,xN,N+1);
d=1/h^2*ones(N-1,1);
A=spdiags([-2*d 4*d -2*d], -1:1, N-1, N-1);
F=f(x(2:end-1))';
U=A\F;
max(U)

%%
clear all
clc
close all

x0=0;
xN=pi;
N=1000;
h=(xN-x0)/N;
x=linspace(x0,xN,N+1);
d=1/h^2*ones(N-1,1);
A=spdiags([-6*d 12*d -6*d], -1:1, N-1, N-1);
f=@(x) cos(sin(x));
F=f(x(2:end-1))';
F(1)=F(1)+3/h^2;
F(end)=F(end)+2/h^2;
U=A\F;
max(U)

%%
clear all
clc
close all

x0=0;
xN=pi;
N=1000;
h=(xN-x0)/N;
x=linspace(x0,xN,N+1);
d=1/h^2*ones(N,1);
A=spdiags([-3*d 6*d -3*d], -1:1, N, N);
A(end,end-1)=-6/h^2;
f=@(x) x+cos(x);
F=f(x(2:end))';
F(1)=F(1)-3/h^2;
F(end)=F(end)+4/h;
U=A\F;
max(U)

%%
clear all
clc
close all

x0=0;
xN=2*pi;
N=10;
h=(xN-x0)/N;
x=linspace(x0,xN,N+1);
d=1/h^2*ones(N,1);
A=spdiags([d -2*d d], -1:1, N, N);
A(end,end-1)=2/h^2;
f=@(x) cos(x);
F=f(x(2:end))';
F(1)=F(1)+1/h^2;
U=A\F;
U(5)

%%
clear all
clc
close all

x0=0;
xN=1;
N=100;
h=(xN-x0)/N;
d=ones(N-1,1);
A=spdiags([ (-1/(1000*h^2)-1/h)*d (2/(1000*h^2)+1/h)*d (-1/(1000*h^2))*d ], -1:1, N-1, N-1);
F=ones(N-1,1);
U=A\F;
max(U)

%%
clear all
clc
close all

n=256;
a=2;
d=ones(n,1);
A=spdiags([-d a*d -d], -1:1, n, n);
x=ones(1,n)';
b=A*x;
pcg(A,b,10^(-2),100)

%%
clear all
clc
close all

A=[6,-9,-2; -3, 6, 1; -6, -6, -6];
b=[3, 0, -7]';
x0=[0, 0, 0]';
D=diag(diag(A));
C=A-D;
for k=1:10
    x=D\(b-C*x0);
    x0=x;
end
x0

%%
clear all
clc
close all

A=[-9,10,-7;4,-2,-2;-2,3,-7];
b=[5,8,-3];
D=diag(diag(A));
C=A-D;
B=-inv(D)*C;
max(abs(eigs(B)))

%%
clear all
clc
close all

n=256;
a=2;
d=ones(n,1);
A=spdiags([d a*d d], -1:1, n, n);
A(1,n)=0.01;
A(n,1)=0.01;
x=ones(n,1);
b=A*x;
x0=[0,0,0]';
L=ichol(A);
pcg(A,b,[],100,L,L')

%%
clear all
clc
close all

n=150;
d=ones(n,1);
A=spdiags([-d 4*d -d], -1:1, n, n);
b=nthroot(1:1:n,3)';
x0=zeros(150,1);
D=diag(diag(A));
C=A-D;
for k=1:136
    x=D\(b-C*x0);
    if norm(x-x0,1)/norm(x,1)<10^(-7)
        break;
    end
    x0=x;
end
k

%%
clear all
close all
clc

n=256;
a=2;
d=ones(n,1);
A=spdiags([d a*d d], -1:1, n, n);
A(1,n)=0.01;
A(n,1)=0.01;
x=ones(n,1);
b=A*x;
L=ichol(A);
pcg(A,b)
pcg(A,b,[],[],L,L')

%%
clear all
clc
close all

A=[-1,9,6;3,-7,0;-8,-5,6];
b=[-2;-5;-10];
x0=zeros(3,1);
D=diag(diag(A));
C=A-D;
for k=1:9
    x=D\(b-C*x0);
    x0=x;
end
x0

%%
clear all
clc
close all

n=256;
a=2;
d=ones(n,1);
A=spdiags([-d a*d -d], -1:1, n, n);
b=ones(n,1);
pcg(A,b)

%%
clear all
clc
close all

A=[5,1,0;1,5,-3;0,1,8];
b=[6;3;9];
D=diag(diag(A));
C=A-D;
B=-inv(D)*C;
max(abs(eigs(B)))

%%
clear all
clc
close all

f=@(x) x.^3+sin(x);
a=-2;
b=4;
x0=2;
x1=-3;
for k=1:4
    x=x1-f(x1)*(x1-x0)/(f(x1)-f(x0));
    x0=x1;
    x1=x;
end
x

%%
clear all
close all
clc

f=@(x) x.^3+3*x+sin(pi*x);
df=@(x) 3*x.^2+3+pi*cos(pi*x);
a=-2;
b=4;
x0=2;
for k=1:6
    x=x0-f(x0)/df(x0);
    x0=x;
end
x0

%%
clear all
clc
close all

f=@(x)x.^3.*sin(x);
df=@(x) 3*x.^2.*sin(x)+x.^3.*cos(x);
x0=-3;
for k=1:5
    x=x0-f(x0)/df(x0);
    x0=x;
end
x0

%%
clear all
clc
close all

f=@(x) exp(x)-10;
x0=1;
df=@(x) exp(x);
for k=1:7
    x=x0-f(x0)/df(x0);
    x0=x;
end
x0

%%
clear all
clc
close all

f=@(x) 1./(x.^2+sin(x)+1);
x0=0;
kmax=10;
for k=1:kmax
    x=f(x0);
    e(k+1)=abs(x-x0);
    x0=x;
end
e(10)/e(9)
p=log(e(2:end))./log(e(1:end-1));
p'

%%
clear all
clc
close all

a=-1;
b=3;
f=@(x) x.^2+3*x-1;
x=(b+a)/2;
fx=f(x);
fa=f(a);
for k=1:6
    if fa*fx<0
        b=x;
    else
        a=x;
    end
    fa=f(a);
    x=(b+a)/2;
    fx=f(x);
end
x

%%
clear all
clc
close all

f=@(x) x.^3+3*x+sin(pi*x)+pi;
a=-2;
b=3;
fa=f(a);
x=(b+a)/2;
fx=f(x);
for k=1:11
    if fa*fx<0
        b=x;
    else
        a=x;
    end
    fa=f(a);
    x=(b+a)/2;
    fx=f(x);
end
x

%%
clear all
clc
close all

f=@(x) exp(-x.^2./3);
x0=1;
for k=1:5
    x=f(x0);
    x0=x;
end
x0

%%
clear all
clc
close all

f=@(x) (x(1)-2).^2+x(2).^2+sin(pi*x(1));
x0=[0;0];
fminunc(f,x0)

f=@(x,y) (x-2).^2+y.^2+sin(pi*x);
x0=linspace(-2,2);
y0=x0;
[X,Y]=meshgrid(x0,y0);
surf(X,Y,f(X,Y))

%%
clear all
clc
close all

f=@(x) x(1).^2+4*x(2).^2-x(1)*x(2)+5*x(3).^2+x(1)+x(2)-x(3);
df=@(x) [2*x(1)-x(2)+1; 8*x(2)-x(1)+1; 10*x(3)-1];
ddf=@(x) [2, -1, 0; -1, 8, 0; 0, 0, 10];
x0=[0;1;0];
for k=1:100
    x=x0-ddf(x0)\df(x0);
    if norm(x-x0)/norm(x)<=1.0e-07
        break;
    end
    x0=x;
end
k
f(x)

%%
clear all
clc
close all

f=@(x) abs(x(1))+abs(x(2))+abs(x(3))+abs(x(4))+abs(x(5));
x0=[1,1,1,1,1]';
A=[0,1,0,-1,0];
b=1;

[X,FVAL,EXITFLAG,OUTPUT]=fmincon(f,x0,A,b,[],[],[],[],@costraint);
X,FVAL,OUTPUT

% function [c,ceq] = costraint(x)
%     c=2-abs(x(1))+abs(x(3));
%     ceq=[];
% end

%%
clear all
clc
close all

f=@(x)exp(-1./(1+x.^2));
x0=-0.5;
[x,fval,exit,output]=fminsearch(f,x0)

%%
clear all
clc
close all

f=@(x) (x(1)-2).^2+x(2).^2+sin(pi*x(1));
x0=[-1,0];
[x,fval,exit,output]=fmincon(f,x0,[],[],[],[],[],[],@costraint)
f=@(x,y) (x-2).^2+y.^2+sin(pi*x);
[X,Y]=meshgrid(linspace(-1,1),linspace(-1,1));
surf(X,Y,f(X,Y))
hold on
plot3(x(1),x(2),f(x(1), x(2)),'or')

% function [c,ceq] = costraint(x)
%     c=x(1)+x(2).^2;
%     ceq=[];
% end

%%
clear all
clc
close all

f=@(x)10*sin(x(1)+x(2))+(x(1)-3).^2+(x(2)-2).^2-5;
x0=[0,0];
[x,f,exit,output]=fminsearch(f,x0)

%%
clear all
clc
close all

f=@(x) abs(x(1))+abs(x(2))+abs(x(3))+abs(x(4))+abs(x(5));
x0=[1,1,1,1,1]';
[x,f,exit,output]=fmincon(f,x0,[],[],[],[],[-Inf,-Inf,2,-Inf,-Inf],[Inf,Inf,Inf,Inf,Inf])
    
%%
clear all
clc
close all

f=@(x) x(1).^2+4*x(2).^2-x(1).*x(2)+5*x(3).^2+x(1)+x(2)-x(3);
x0=[0;1;0];
[x,f,exit,output]=fmincon(f,x0)

%%
clear all
close all
clc

f=@(x)exp(-1./(1+x.^2));
df = @(x) (2*exp(-1/(1+x.^2)).*x)./((1+x.^2).^2);
dff = @(x) (exp(-1./(1+x.^2)).*(2-6.*x.^4))./((1+x.^2).^4);
x0=-0.5;
for k=1:6
    x=x0-df(x0)./dff(x0);
    if abs(x-x0)<=1.0e-07
        break;
    end
    x0=x;
end
f(x)

%%
clear all
clc
close all

f=@(x) x(1).^2+(x(2)-1).^2+sin(pi*x(1))+sin(pi*x(2));
x0=[4,4]';
[x,val,exit,output]=fmincon(f,x0,[],[],[],[],[0,-Inf],[Inf,0],@costraint)

% function [c,ceq] = costraint(x)
%     c=x(1).*x(2)+1;
%     ceq=[];
% end

%%
clear all
clc
close all

f=@(x)10*sin(x(1)+x(2))+(x(1)-3).^2+(x(2)-2).^2-5;
x0=[5;2];
df=@(x)[10*cos(x(1)+x(2))+2*(x(1)-3); 10*cos(x(1)+x(2))+2*(x(2)-2)];
dff=@(x)[-10*sin(x(1)+x(2))+2, -10*sin(x(1)+x(2)); -10*sin(x(1)+x(2)), -10*sin(x(1)+x(2))+2];
for k=1:6
    x=x0-dff(x0)\df(x0);
    if norm(x-x0)/norm(x)<=1.0e-07
        break;
    end
    x0=x;
end
x0
k
f(x)
f=@(x1,x2)10*sin(x1+x2)+(x1-3).^2+(x2-2).^2-5;
[X,Y]=meshgrid(linspace(0,10),linspace(0,10));
surf(X,Y,f(X,Y))
hold on
plot3(x(1),x(2),f(x(1),x(2)),'or');
hold on
plot3(4.5887,3.5887,f(4.5887,3.5887),'or');

%%
clear all
clc
close all

f=@(x)x(1).^2+(x(2)-1).^2+sin(pi*x(1))+sin(pi*x(2));
x0=[0,0];
[x,f,exit,output]=fminunc(f,x0)

%%
clear all
clc
close all

f=@(x,y)sin(pi*x).*sin(2*pi*y);
x=linspace(-1,1,6);
y=x;
[X,Y]=meshgrid(x,y);
z1=interp2(X,Y,f(X,Y),0.7,0.3,'spline');
z2=interp2(X,Y,f(X,Y),0.7,0.3,'linear');
abs(z1-z2)

%%
clear all
clc
close all

f=@(x,y)exp(-(sin(2*pi*x)).^2-(sin(2*pi*y)).^2);
x=linspace(-1,1,9);
y=x;
[X,Y]=meshgrid(x,y);
x2=linspace(-1,1);
y2=x2;
[X2,Y2]=meshgrid(x2,y2);
z=interp2(X,Y,f(X,Y),X2,Y2,'linear');
figure(1)
surf(X2,Y2,z)
figure(2)
surf(X2,Y2,f(X2,Y2))

%%
clear all
clc
close all

f=@(x,y)exp(-(sin(pi*x)).^2-(sin(pi*y)).^2);
x=linspace(-1,1,5);
y=x;
[X,Y]=meshgrid(x,y);
x2=linspace(-1,1);
y2=x2;
[X2,Y2]=meshgrid(x2,y2);
z=interp2(X,Y,f(X,Y),X2,Y2,'linear');
figure(1)
surf(X2,Y2,z);
figure(2)
surf(X2,Y2,f(X2,Y2));

%%
clear all
clc
close all

f=@(x,y)sin(pi*x).*sin(2*pi*y);
x=linspace(-1,1,6);
y=x;
[X,Y]=meshgrid(x,y);
x2=linspace(-1,1);
y2=x2;
[X2,Y2]=meshgrid(x2,y2);
z=interp2(X,Y,f(X,Y),X2,Y2,'spline');
figure(1)
surf(X2,Y2,z);
figure(2)
surf(X2,Y2,f(X2,Y2));

%%
clear all
clc
close all
format long e
x=0:0.2:1;
y=@(x)(sqrt(x)-(x+1).^2)./(x.^2+3);
spline(x,y(x),0.48)

%%
clear all
clc
close all

f=@(x)cos(x);
x=linspace(0,pi,5);
polyval(polyfit(x,f(x),4),pi/7)

%%
clear all
clc
close all

x=[-5,0,2];
y=[9,2,2];
spline(x,[6,y,7],sqrt(0.4))

%%
clear all
clc
close all

f=@(x)exp(-1./x);
n=5;
nodi=6;
x=-cos((pi*(2*(0:1:6)+1))/(2*(nodi)));
x2=(2-1)/2*x+(2+1)/2;
polyfit(x2,f(x2),n)'

%%
clear all
clc
close all

N=28;
x0=2;
xN=3;
h=(xN-x0)/(2*N);
f=@(x)x.^4.*(3*x-3)-4*x.^2;
x=linspace(x0,xN,2*N+1);
I=h/3*(f(x(1))+4*sum(f(x(2:2:2*N)))+2*sum(f(x(3:2:2*N-1)))+f(x(2*N+1)))

%%
clear all
clc
close all

N=72;
x0=8;
xN=9;
h=(xN-x0)/N;
f=@(x)log(x)+x;
x=linspace(x0,xN,N+1);
I=h/2*(f(x(1))+2*sum(f(x(2:N)))+f(x(N+1)))

%%
clear all
clc
close all

N=6;
x0=-3;
xN=5;
h=(xN-x0)/(2*N);
x=linspace(x0,xN,2*N+1);
f=@(x)log(x.^4+x.^2+1);
y=f(x);
z1=h/3*(y(1)+4*sum(y(2:2:2*N))+2*sum(y(3:2:2*N-1))+y(2*N+1))
N=12;
x0=-3;
xN=5;
h=(xN-x0)/(2*N);
x=linspace(x0,xN,2*N+1);
f=@(x)log(x.^4+x.^2+1);
y=f(x);
z2=h/3*(y(1)+4*sum(y(2:2:2*N))+2*sum(y(3:2:2*N-1))+y(2*N+1))
abs(z1-z2)

%%
clear all
clc
close all
a=1;
for i=1:74
    a=a*(i^((-1)^(i+1)));
end
a

%%
clear all
clc
close all

f=@(x)exp(pi*x);
x0=-1;
xN=1;
N=1000;
h=(xN-x0)/N;
x=linspace(x0,xN,N+1);
F=f(x(2:end-1))';
d=1/h^2*ones(N-1,1);
A=spdiags([-3*d 6*d -3*d],-1:1,N-1,N-1);
U=A\F;
max(U)

%%
clear all
clc
close all

x0=0;
xN=3;
N=100;
h=(xN-x0)/N;
x=linspace(x0,xN,N+1);
d=1/h^2*ones(N-1,1);
A=spdiags([-2*d 4*d -2*d],-1:1,N-1,N-1);
f=@(x)x.^(2/3);
F=f(x(2:end-1))';
F(1)=F(1)+2/h^2;
F(end)=F(end)+4/h^2;
U=A\F;
max(U)

%%
clear all
clc
close all

x0=0;
xN=pi;
N=1000;
h=(xN-x0)/N;
x=linspace(x0,xN,N+1);
f=@(x)x-3*cos(x);
F=f(x(1:end-1))';
F(end)=F(end)+1/(2*h^2);
d=-1/(2*h^2)*ones(N,1);
A=spdiags([d -2*d d],-1:1,N,N);
A(1,2)=-1/h^2;
U=A\F;
max(U)

%%
clear all
clc
close all

x0=0;
xN=2*pi;
N=10;
h=(xN-x0)/N;
x=linspace(x0,xN,N+1);
d=1/h^2*ones(N,1);
A=spdiags([d -2*d d],-1:1,N,N);
A(end,end-1)=2/h^2;
f=@(x)-cos(x);
F=f(x(2:end))';
F(1)=F(1)-1/h^2;
U=A\F

%%
clear all
clc
close all

x0=0;
xN=1;
N=80;
h=(xN-x0)/N;
x=linspace(x0,xN,N+1);
d=ones(N-1,1);
A=spdiags([d*(-1/(10*h^2)-1/h),d*(1/(5*h^2)+1/h),d*(-1/(10*h^2))],-1:1,N-1,N-1);
F=-1*ones(N-1,1);
U=A\F;
min(U)

%%
clear all
clc
close all

f=@(x)abs(x(1)-1)+abs(x(2)+2)-1;
x0=[1;1];
A=[-1,1];
b=-4;
[x,f,exit,output]=fmincon(f,x0,A,b)
f=@(x1,x2)abs(x1-1)+abs(x2+2)-1;
x=linspace(-5,10);
y=x;
[X,Y]=meshgrid(x,y);
surf(X,Y,f(X,Y))
hold on
plot3(1.0714,-2.9286,2.0000e-08,'or')







    
    
